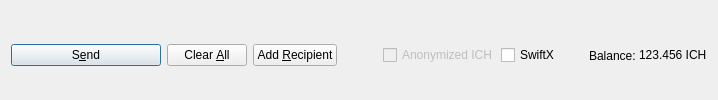
         <widget class="QFrame" name="frame_Send">
          <layout class="QHBoxLayout" name="horizontalLayout">
           <property name="bottomMargin">
            <number>0</number>
           </property>
           <item>
            <widget class="QPushButton" name="sendButton">
             <property name="minimumSize">
              <size>
               <width>150</width>
               <height>0</height>
              </size>
             </property>
             <property name="toolTip">
              <string>Confirm the send action</string>
             </property>
             <property name="text">
              <string>S&amp;end</string>
             </property>
             <property name="icon">
              <iconset resource="../instacash.qrc">
               <normaloff>:/icons/send</normaloff>:/icons/send</iconset>
             </property>
             <property name="autoDefault">
              <bool>false</bool>
             </property>
             <property name="default">
              <bool>true</bool>
             </property>
            </widget>
           </item>
           <item>
            <widget class="QPushButton" name="clearButton">
             <property name="sizePolicy">
              <sizepolicy hsizetype="Minimum" vsizetype="Fixed">
               <horstretch>0</horstretch>
               <verstretch>0</verstretch>
              </sizepolicy>
             </property>
             <property name="toolTip">
              <string>Clear all fields of the form.</string>
             </property>
             <property name="text">
              <string>Clear &amp;All</string>
             </property>
             <property name="icon">
              <iconset resource="../instacash.qrc">
               <normaloff>:/icons/remove</normaloff>:/icons/remove</iconset>
             </property>
             <property name="autoDefault">
              <bool>false</bool>
             </property>
            </widget>
           </item>
           <item>
            <widget class="QPushButton" name="addButton">
             <property name="toolTip">
              <string>Send to multiple recipients at once</string>
             </property>
             <property name="text">
              <string>Add &amp;Recipient</string>
             </property>
             <property name="icon">
              <iconset resource="../instacash.qrc">
               <normaloff>:/icons/add</normaloff>:/icons/add</iconset>
             </property>
             <property name="autoDefault">
              <bool>false</bool>
             </property>
            </widget>
           </item>
           <item>
            <spacer name="horizontalSpacer">
             <property name="orientation">
              <enum>Qt::Horizontal</enum>
             </property>
             <property name="sizeHint" stdset="0">
              <size>
               <width>40</width>
               <height>20</height>
              </size>
             </property>
            </spacer>
           </item>
           <item>
            <layout class="QHBoxLayout" name="horizontalLayout_2">
             <property name="spacing">
              <number>3</number>
             </property>
             <item>
              <widget class="QCheckBox" name="checkzICH">
               <property name="enabled">
                <bool>false</bool>
               </property>
               <property name="text">
                <string>Anonymized ICH</string>
               </property>
              </widget>
             </item>
             <item>
              <widget class="QCheckBox" name="checkSwiftTX">
               <property name="enabled">
                <bool>true</bool>
               </property>
               <property name="minimumSize">
                <size>
                 <width>85</width>
                 <height>0</height>
                </size>
               </property>
               <property name="text">
                <string>SwiftX</string>
               </property>
              </widget>
             </item>
             <item>
              <widget class="QLabel" name="label">
               <property name="text">
                <string>Balance:</string>
               </property>
              </widget>
             </item>
             <item>
              <widget class="QLabel" name="labelBalance">
               <property name="sizePolicy">
                <sizepolicy hsizetype="Preferred" vsizetype="Fixed">
                 <horstretch>0</horstretch>
                 <verstretch>0</verstretch>
                </sizepolicy>
               </property>
               <property name="cursor">
                <cursorShape>IBeamCursor</cursorShape>
               </property>
               <property name="text">
                <string notr="true">123.456 ICH</string>
               </property>
               <property name="textInteractionFlags">
                <set>Qt::LinksAccessibleByMouse|Qt::TextSelectableByKeyboard|Qt::TextSelectableByMouse</set>
               </property>
              </widget>
             </item>
            </layout>
           </item>
          </layout>
         </widget>
